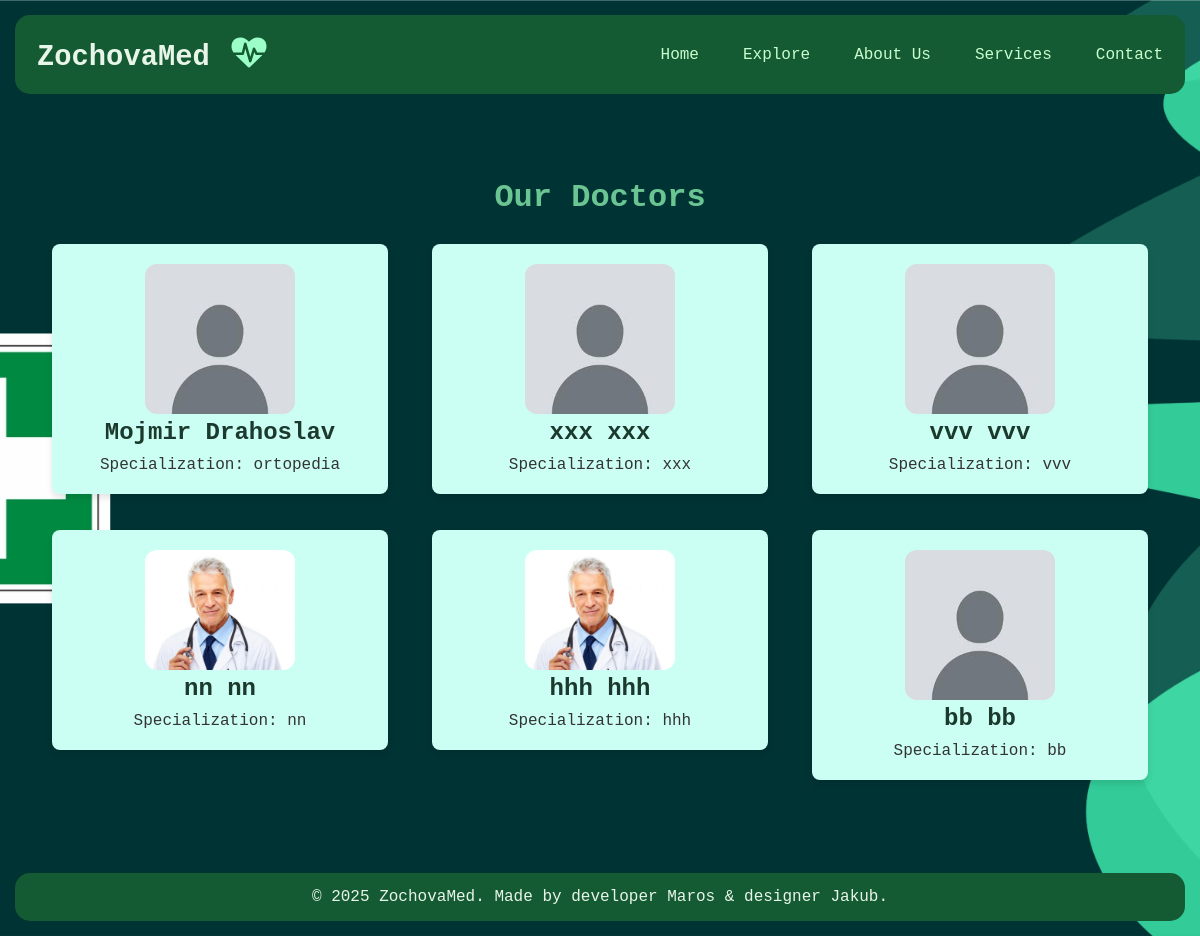
Screenshot of /explorepacient with the database file from the repository.
### models.py (models this page shows, shortened)
class Doctor(UserMixin, db.Model):
    id = db.Column(db.Integer, primary_key=True)
    first_name = db.Column(db.String(80), unique=True, nullable=False)
    last_name = db.Column(db.String(80), unique=True, nullable=False)
    email = db.Column(db.String(120), unique=True, nullable=False)
    tel_num = db.Column(db.String(120), unique=True, nullable=False) #telefonne cislo
    password_hash = db.Column(db.String(128), nullable=False)
    odbor = db.Column(db.String(80)) # zameranie doktora (psycholog, chirurg, ...)
    profile_image = db.Column(db.String(255), nullable=True, default='default.jpg')

### main.py (the view)
@app.route('/explorepacient')
def explorepacient():
    doc = Doctor.query.all()
    return render_template('explorepacient.html', doctors=doc)

### templates/explorepacient.html (shortened to what this page needs)
{% extends '_base.html' %}
{% block content %}
    <main class="doctors-page">
        <h1>Our Doctors</h1>
        <div class="doctor-list">
            {% for i in doctors %}
            <a href="{{ url_for('viewdoctor', id=i.id) }}" class="doctor-card">
                <div class="doctor-profile">
                    <img src="{{ url_for('static', filename='profilepics/' + i.profile_image) }}" alt="Doctor Profile Image" width="150" class="profimg">
                    <h2>{{ i.first_name }} {{ i.last_name }}</h2>
                    <p>Specialization: {{ i.odbor }}</p>
                </div>
            </a>
            {% endfor %}
        </div>
    </main>
{% endblock %}

### templates/_base.html (shortened to what this page needs)
<!DOCTYPE html>
<html lang="en">
<head>
  <link rel="stylesheet" href="{{ url_for('static', filename='css/styles.css') }}">
  <link rel="stylesheet" href="https://cdnjs.cloudflare.com/ajax/libs/font-awesome/4.7.0/css/font-awesome.min.css">
</head>
<body>
  <header>
    <div class="navbar">
      <div>
        <a href="/" class="logo">ZochovaMed</a>
        <i class="fa fa-heartbeat" style="font-size:35px;color:#9bffc7"></i>
      </div>
      <nav>
        <ul class="nav-links">
          <li><a href="/">Home</a></li>
          {% if session['user_role'] == 'Doctor' %}
          <li><a href="/findpatients">Explore</a></li>
          {% else %}
          <li><a href="/explorepacient">Explore</a></li>
          {% endif %}
          <li><a href="/about">About Us</a></li>
          <li><a href="/services">Services</a></li>
          <li><a href="/contact">Contact</a></li>
        </ul>
      </nav>
    </div>
  </header>
  <main>
    {% block content %}{% endblock %}
  </main>
  <footer>
    <p>&copy; 2025 ZochovaMed. Made by developer Maros & designer Jakub.</p>
  </footer>
</body>
</html>

### static/css/styles.css (style rules this page uses)
* { margin: 0; padding: 0; box-sizing: border-box; }
body { font-family:'Courier New', Courier, monospace; margin: 0; padding: 0; background-image: url("bg.png"); -webkit-background-size: cover; background-size: cover; background-position: center; background-repeat: no-repeat; background-attachment: fixed; color: #376150; display: flex; flex-direction: column; min-height: 100vh; }
header { margin: 15px; border-radius: 15px; background-color: #145A32; padding: 20px 10px; }
header { transition: transform 0.3s ease; }
.navbar { max-width: 1200px; margin: 0 auto; display: flex; justify-content: space-between; align-items: center; }
.logo { font-size: 1.8em; font-weight: bold; color: #E8F5E9; text-decoration: none; transition: background-color 0.3s ease, border-radius 0.3s ease, font-size 0.3s ease; border-radius: 8px; }
.nav-links { list-style-type: none; display: flex; }
.nav-links li { margin-left: 20px; }
.nav-links a { text-decoration: none; color: #c9ffce; padding: 8px 12px; transition: background-color 0.3s ease, border-radius 0.3s ease, font-size 0.3s ease; }
a { text-decoration: none; color: #3a563d; padding: 8px 12px; transition: background-color 0.3s ease, border-radius 0.3s ease, font-size 0.3s ease; }
main { flex: 1; padding: 20px; }
footer { margin: 15px; border-radius: 15px; background-color: #145A32; color: #E8F5E9; text-align: center; padding: 15px; transition: background-color 0.3s ease, border-radius 0.3s ease, transform 0.3s ease; }
.doctors-page { max-width: 1200px; margin: 30px auto; padding: 20px; text-align: center; }
.doctors-page h1 { font-size: 2rem; color: #6bc592; margin-bottom: 20px; }
.doctor-list { display: grid; grid-template-columns: repeat(auto-fit, minmax(300px, 1fr)); gap: 20px; }
.doctor-list { display: grid; grid-template-columns: repeat(3, 1fr); gap: 20px; margin-top: 20px; }
.doctor-card { text-decoration: none; }
.doctor-profile { background-color: #ccfff4; border-radius: 8px; box-shadow: 0 4px 6px rgba(0, 0, 0, 0.1); padding: 20px; transition: transform 0.3s ease, box-shadow 0.3s ease; }
.doctor-profile h2 { font-size: 1.5rem; color: #1B3A2D; }
.doctor-profile p { margin-top: 10px; color: #333; }
footer { background-color: #145A32; color: #E8F5E9; text-align: center; padding: 15px; }
.profimg { border-radius: 1vw; }

### rows the page displays
Doctor: profile_image (placeholder picture), first_name "Mojmir", last_name "Drahoslav", odbor "ortopedia"
Doctor: profile_image (placeholder picture), first_name "xxx", last_name "xxx", odbor "xxx"
Doctor: profile_image (placeholder picture), first_name "vvv", last_name "vvv", odbor "vvv"
Doctor: profile_image (picture), first_name "nn", last_name "nn", odbor "nn"
Doctor: profile_image (picture), first_name "hhh", last_name "hhh", odbor "hhh"
Doctor: profile_image (placeholder picture), first_name "bb", last_name "bb", odbor "bb"
